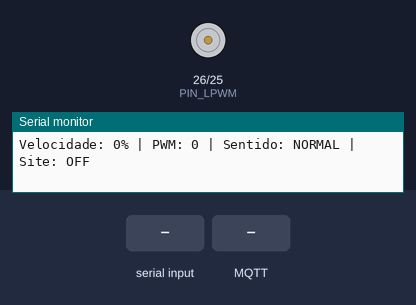
This sketch was run on a simulated ESP32. On the bench: motor-driver pin pairs drawn as motors (green arrow = first pin HIGH = forward, orange = second pin HIGH = backward, longer = more drive, scaled by the enable pin), the last lines printed to the serial monitor. Inputs (shaded band) come from the test bench. WiFi joins after 1.5 s; servers stay silent unless stated; EEPROM starts erased; no MQTT or app messages arrive unless stated.

Above: at 1.2 s.
1.3 s: "VEL90\n" received over Serial
At 2.1 s:
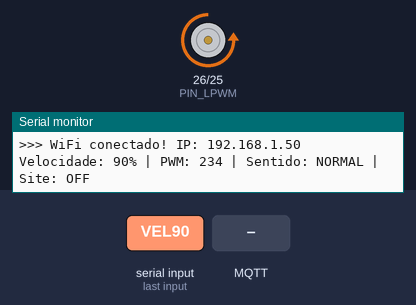
3.2 s: MQTT message "VEL" arrives on the second subscribed topic
At 5.5 s:
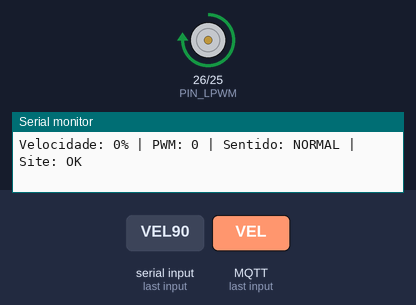
6.2 s: MQTT message "1" arrives on the first subscribed topic
At 6.58 s:
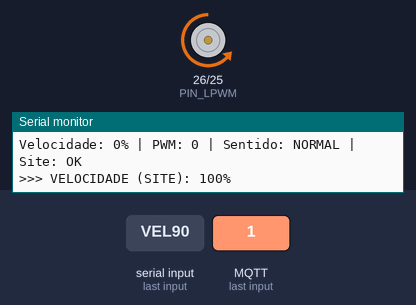
8.2 s: "INVERTER\n" received over Serial
At 8.65 s:
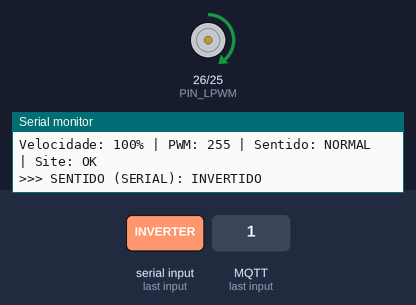
10.4 s: MQTT message "VEL" arrives on the third subscribed topic
At 10.85 s:
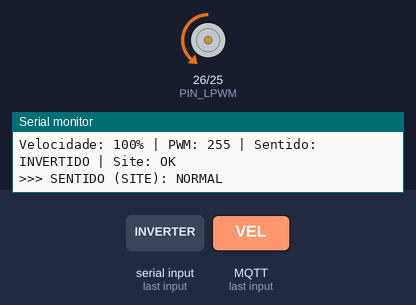
11.9 s: MQTT message "VEL" arrives on the first subscribed topic
At 13.2 s:
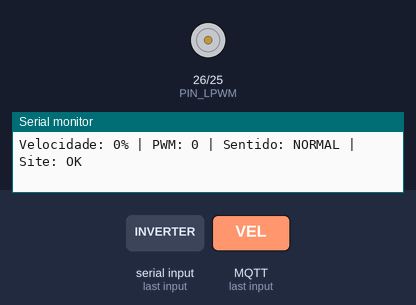
Timing chart, 0 to 14.6 s (numbered marks = the images above; inputs shaded):
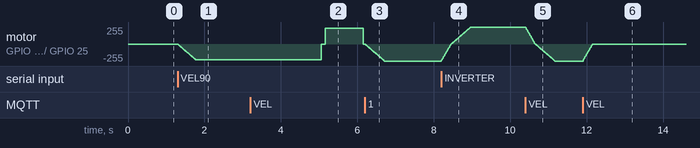

The sketch:

04_firmware_selagem2_motor.ino
```cpp
// GitHub: https://github.com/brunoosz | LinkedIn: https://www.linkedin.com/in/brunocamperlingo/
#include <WiFi.h>
#include <PubSubClient.h>
#include <Preferences.h>

// selagem 2 motor

// rede
const char* ssid = "DarkCoders";
const char* password = "COLOQUE_A_SENHA_DO_WIFI";
const char* mqtt_server = "192.168.4.1";

WiFiClient espClient;
PubSubClient client(espClient);
Preferences memoria;

const char* topic_vel_set        = "selagem2/motor/velocidade/set";
const char* topic_vel_atual      = "selagem2/motor/velocidade/atual";
const char* topic_status         = "selagem2/motor/status";
const char* topic_sentido_set    = "selagem2/motor/sentido/set";
const char* topic_sentido_atual  = "selagem2/motor/sentido/atual";
const char* topic_reiniciar      = "selagem2/motor/reiniciar";
const char* topic_emergencia     = "selagem2/emergencia";   // emergência

// BTS7960
const int PIN_RPWM = 25;
const int PIN_LPWM = 26;
const int PIN_EN   = 27;   // pinos de ativação

const int PWM_FREQ = 20000;
const int PWM_RESOLUCAO = 8;
const int PWM_MAX = 255;         // 100% real
const int PWM_MINIMO = 50;       // força mínima

const unsigned long EMERGENCIA_REVERSO_MS = 1000;
const int EMERGENCIA_REVERSO_PCT_MINIMO = 50;
const int RAMPA_PASSO = 5;
const unsigned long RAMPA_INTERVALO_MS = 10;

// estado
int velocidadePct = 0;
int pwmAtual = 0;
bool sentidoInvertido = false;
bool direcaoAtualFrente = true;
bool emReversoEmergencia = false;
unsigned long fimReversoEmergencia = 0;

// temporizadores
unsigned long ultimoEnvioDados = 0;
const unsigned long INTERVALO_ENVIO_MS = 1000;
unsigned long ultimoLogSerial = 0;
const unsigned long INTERVALO_LOG_SERIAL_MS = 1000;
unsigned long ultimaTentativaWifi = 0;
const unsigned long INTERVALO_TENTATIVA_WIFI_MS = 10000;
bool wifiEstavaConectado = false;
unsigned long ultimaTentativaMqtt = 0;
const unsigned long INTERVALO_TENTATIVA_MQTT_MS = 5000;

// PWM
void configurarPwm() {
#if ESP_ARDUINO_VERSION_MAJOR >= 3
  ledcAttach(PIN_RPWM, PWM_FREQ, PWM_RESOLUCAO);
  ledcAttach(PIN_LPWM, PWM_FREQ, PWM_RESOLUCAO);
#else
  ledcSetup(0, PWM_FREQ, PWM_RESOLUCAO);
  ledcAttachPin(PIN_RPWM, 0);
  ledcSetup(1, PWM_FREQ, PWM_RESOLUCAO);
  ledcAttachPin(PIN_LPWM, 1);
#endif
}

void escreverPwm(int pino, int valor) {
#if ESP_ARDUINO_VERSION_MAJOR >= 3
  ledcWrite(pino, valor);
#else
  ledcWrite(pino == PIN_RPWM ? 0 : 1, valor);
#endif
}

void aplicarMotor(int pwm, bool frente) {
  if (pwm <= 0) {
    escreverPwm(PIN_RPWM, 0);
    escreverPwm(PIN_LPWM, 0);
    return;
  }
  if (frente) {
    escreverPwm(PIN_LPWM, 0);
    escreverPwm(PIN_RPWM, pwm);
  } else {
    escreverPwm(PIN_RPWM, 0);
    escreverPwm(PIN_LPWM, pwm);
  }
}

int pctParaPwm(int pct) {
  if (pct <= 0) return 0;
  if (pct > 100) pct = 100;
  return map(pct, 1, 100, PWM_MINIMO, PWM_MAX);
}

// publicações
void publicarVelocidade() {
  if (!client.connected()) return;
  String valor = String(velocidadePct / 100.0, 2);
  client.publish(topic_vel_atual, valor.c_str());
}

void publicarSentido() {
  if (!client.connected()) return;
  client.publish(topic_sentido_atual, sentidoInvertido ? "invertido" : "normal", true);
}

// ações
void definirVelocidade(int pct, const String& origem) {
  if (pct < 0) pct = 0;
  if (pct > 100) pct = 100;
  velocidadePct = pct;
  Serial.print(">>> VELOCIDADE ("); Serial.print(origem); Serial.print("): ");
  Serial.print(velocidadePct); Serial.println("%");
  publicarVelocidade();
}

void acionarEmergencia(const String& origem) {
  int pctReverso = max(velocidadePct, EMERGENCIA_REVERSO_PCT_MINIMO);
  velocidadePct = 0;
  aplicarMotor(0, direcaoAtualFrente);
  delay(100);
  pwmAtual = 0;
  aplicarMotor(pctParaPwm(pctReverso), !direcaoAtualFrente);
  emReversoEmergencia = true;
  fimReversoEmergencia = millis() + EMERGENCIA_REVERSO_MS;
  Serial.print(">>> EMERGENCIA ("); Serial.print(origem);
  Serial.println("): girando ao contrario por 1 segundo e parando");
  publicarVelocidade();
}

void definirSentido(bool invertido, const String& origem) {
  sentidoInvertido = invertido;
  memoria.putBool("invertido", invertido);
  Serial.print(">>> SENTIDO ("); Serial.print(origem); Serial.print("): ");
  Serial.println(invertido ? "INVERTIDO" : "NORMAL");
  publicarSentido();
}

// rampa
void atualizarMotor() {
  if (emReversoEmergencia) {
    if (millis() >= fimReversoEmergencia) {
      aplicarMotor(0, direcaoAtualFrente);
      pwmAtual = 0;
      emReversoEmergencia = false;
      Serial.println(">>> Reverso da emergencia concluido, motor parado.");
    }
    return;
  }

  static unsigned long ultimoPasso = 0;
  if (millis() - ultimoPasso < RAMPA_INTERVALO_MS) return;
  ultimoPasso = millis();

  bool direcaoDesejada = !sentidoInvertido;
  int alvo = pctParaPwm(velocidadePct);
  if (direcaoDesejada != direcaoAtualFrente && pwmAtual > 0) alvo = 0;
  if (pwmAtual == 0) direcaoAtualFrente = direcaoDesejada;

  if (pwmAtual < alvo) pwmAtual = min(pwmAtual + RAMPA_PASSO, alvo);
  else if (pwmAtual > alvo) pwmAtual = max(pwmAtual - RAMPA_PASSO * 2, alvo);

  aplicarMotor(pwmAtual, direcaoAtualFrente);
}

// monitor serial
void mostrarAjuda() {
  Serial.println();
  Serial.println("==================================================");
  Serial.println("COMANDOS - SELAGEM 2 MOTOR (MONITOR SERIAL):");
  Serial.println("  VEL <0-100>          - velocidade em %, ex: VEL 60");
  Serial.println("  PARAR                - para o motor");
  Serial.println("  EMERGENCIA           - reverso de 1s e para");
  Serial.println("  INVERTER             - inverte o sentido atual");
  Serial.println("  SENTIDO NORMAL       - define sentido normal");
  Serial.println("  SENTIDO INVERTIDO    - define sentido invertido");
  Serial.println("  REINICIAR            - reinicia o ESP32");
  Serial.println("  STATUS               - mostra o estado atual");
  Serial.println("  AJUDA                - mostra esta lista");
  Serial.println("==================================================");
  Serial.println();
}

void mostrarStatus() {
  Serial.println();
  Serial.println("--------- STATUS SELAGEM 2 MOTOR ---------");
  Serial.print("Velocidade pedida: "); Serial.print(velocidadePct); Serial.println("%");
  Serial.print("PWM aplicado:      "); Serial.print(pwmAtual); Serial.println(" / 255");
  Serial.print("Sentido:           "); Serial.println(sentidoInvertido ? "INVERTIDO" : "NORMAL");
  Serial.print("Em reverso emerg.: "); Serial.println(emReversoEmergencia ? "SIM" : "NAO");
  Serial.print("WiFi:              "); Serial.println(WiFi.status() == WL_CONNECTED ? "CONECTADO" : "DESCONECTADO");
  Serial.print("Site (MQTT):       "); Serial.println(client.connected() ? "CONECTADO" : "DESCONECTADO");
  Serial.println("-----------------------------------------");
  Serial.println();
}

void processarSerial() {
  if (!Serial.available()) return;
  String linha = Serial.readStringUntil('\n');
  linha.trim();
  if (linha.length() == 0) return;
  String cmd = linha;
  cmd.toUpperCase();

  if (cmd.startsWith("VEL")) {
    String v = linha.substring(3);
    v.trim();
    if (v.length() == 0) Serial.println(">>> Use: VEL <0-100>, ex: VEL 60");
    else definirVelocidade(v.toInt(), "SERIAL");
  } else if (cmd == "PARAR") {
    definirVelocidade(0, "SERIAL");
  } else if (cmd == "EMERGENCIA") {
    acionarEmergencia("SERIAL");
  } else if (cmd == "INVERTER") {
    definirSentido(!sentidoInvertido, "SERIAL");
  } else if (cmd == "SENTIDO NORMAL") {
    definirSentido(false, "SERIAL");
  } else if (cmd == "SENTIDO INVERTIDO") {
    definirSentido(true, "SERIAL");
  } else if (cmd == "REINICIAR") {
    Serial.println(">>> REINICIANDO...");
    aplicarMotor(0, direcaoAtualFrente);
    delay(200);
    ESP.restart();
  } else if (cmd == "STATUS") {
    mostrarStatus();
  } else if (cmd == "AJUDA" || cmd == "HELP") {
    mostrarAjuda();
  } else {
    Serial.print(">>> Comando desconhecido: \""); Serial.print(linha);
    Serial.println("\". Digite AJUDA.");
  }
}

// mensagens do site
void callbackMqtt(char* topic, byte* payload, unsigned int length) {
  String mensagem;
  for (unsigned int i = 0; i < length; i++) mensagem += (char)payload[i];
  mensagem.trim();
  String topico = String(topic);

  if (topico == topic_vel_set) {
    float v = mensagem.toFloat();
    int pct = (v <= 1.0) ? (int)round(v * 100) : (int)round(v);
    definirVelocidade(pct, "SITE");
  }
  if (topico == topic_emergencia) acionarEmergencia("SITE");
  if (topico == topic_sentido_set) definirSentido(mensagem == "invertido" || mensagem == "1", "SITE");
  if (topico == topic_reiniciar) {
    Serial.println(">>> REINICIANDO POR COMANDO DO SITE...");
    aplicarMotor(0, direcaoAtualFrente);
    delay(200);
    ESP.restart();
  }
}

// Wi-Fi e MQTT
void gerenciarWifi() {
  bool conectadoAgora = (WiFi.status() == WL_CONNECTED);
  if (conectadoAgora && !wifiEstavaConectado) {
    Serial.print(">>> WiFi conectado! IP: ");
    Serial.println(WiFi.localIP());
    wifiEstavaConectado = true;
    return;
  }
  if (!conectadoAgora && wifiEstavaConectado) {
    Serial.println(">>> WiFi caiu! Continua operando pelo Serial. Tentando reconectar...");
    wifiEstavaConectado = false;
  }
  if (conectadoAgora) return;
  if (millis() - ultimaTentativaWifi >= INTERVALO_TENTATIVA_WIFI_MS) {
    ultimaTentativaWifi = millis();
    Serial.print(">>> Tentando conectar ao WiFi: ");
    Serial.println(ssid);
    WiFi.mode(WIFI_STA);
    WiFi.begin(ssid, password);
  }
}

void gerenciarMqtt() {
  if (WiFi.status() != WL_CONNECTED) return;
  if (client.connected()) return;
  if (millis() - ultimaTentativaMqtt < INTERVALO_TENTATIVA_MQTT_MS) return;
  ultimaTentativaMqtt = millis();

  Serial.print(">>> Conectando ao site (MQTT)... ");
  if (client.connect("ESP32_Selagem2_Motor", topic_status, 0, true, "offline")) {
    Serial.println("CONECTADO!");
    client.subscribe(topic_vel_set);
    client.subscribe(topic_emergencia);
    client.subscribe(topic_sentido_set);
    client.subscribe(topic_reiniciar);
    client.publish(topic_status, "online", true);
    publicarSentido();
    publicarVelocidade();
  } else {
    Serial.print("Falha (codigo "); Serial.print(client.state());
    Serial.println("). Tentando de novo em breve...");
  }
}

// setup e loop
void setup() {
  Serial.begin(115200);
  Serial.println();
  Serial.println("==========================================");
  Serial.println("SELAGEM 2 (ROTATIVA) - MOTOR BTS7960");
  Serial.println("==========================================");

  pinMode(PIN_EN, OUTPUT);
  digitalWrite(PIN_EN, LOW);
  configurarPwm();
  aplicarMotor(0, true);

  memoria.begin("sel2motor", false);
  sentidoInvertido = memoria.getBool("invertido", false);
  direcaoAtualFrente = !sentidoInvertido;
  digitalWrite(PIN_EN, HIGH);

  WiFi.mode(WIFI_STA);
  WiFi.begin(ssid, password);
  ultimaTentativaWifi = millis();
  client.setServer(mqtt_server, 1883);
  client.setCallback(callbackMqtt);

  mostrarAjuda();
}

void loop() {
  gerenciarWifi();
  gerenciarMqtt();
  if (client.connected()) client.loop();

  processarSerial();
  atualizarMotor();

  // sinal de vida
  if (millis() - ultimoEnvioDados >= INTERVALO_ENVIO_MS) {
    ultimoEnvioDados = millis();
    publicarVelocidade();
  }

  if (millis() - ultimoLogSerial >= INTERVALO_LOG_SERIAL_MS) {
    ultimoLogSerial = millis();
    Serial.print("Velocidade: "); Serial.print(velocidadePct);
    Serial.print("% | PWM: "); Serial.print(pwmAtual);
    Serial.print(" | Sentido: "); Serial.print(sentidoInvertido ? "INVERTIDO" : "NORMAL");
    Serial.print(" | Site: "); Serial.println(client.connected() ? "OK" : "OFF");
  }
}
```

Measured:
- after the input at 1.3 s, motor on GPIO 26 (PIN_LPWM) / GPIO 25 (PIN_RPWM): moves from stopped to backward 233/255 over 0.46 s, starting at once
- after the input at 3.2 s, motor on GPIO 26 (PIN_LPWM) / GPIO 25 (PIN_RPWM): backward 233/255 → stopped after 1.9 s, → forward 233/255 0.10 s later, → stopped 1.0 s later
- after the input at 6.2 s, motor on GPIO 26 (PIN_LPWM) / GPIO 25 (PIN_RPWM): moves from stopped to backward 255/255 over 0.50 s, starting at once
- after the input at 8.2 s, motor on GPIO 26 (PIN_LPWM) / GPIO 25 (PIN_RPWM): moves from backward 255/255 to forward 255/255 over 0.76 s, starting at once
- after the input at 10.4 s, motor on GPIO 26 (PIN_LPWM) / GPIO 25 (PIN_RPWM): moves from forward 255/255 to backward 255/255 over 0.76 s, starting at once
- after the input at 11.9 s, motor on GPIO 26 (PIN_LPWM) / GPIO 25 (PIN_RPWM): moves from backward 255/255 to stopped over 0.25 s, starting at once
